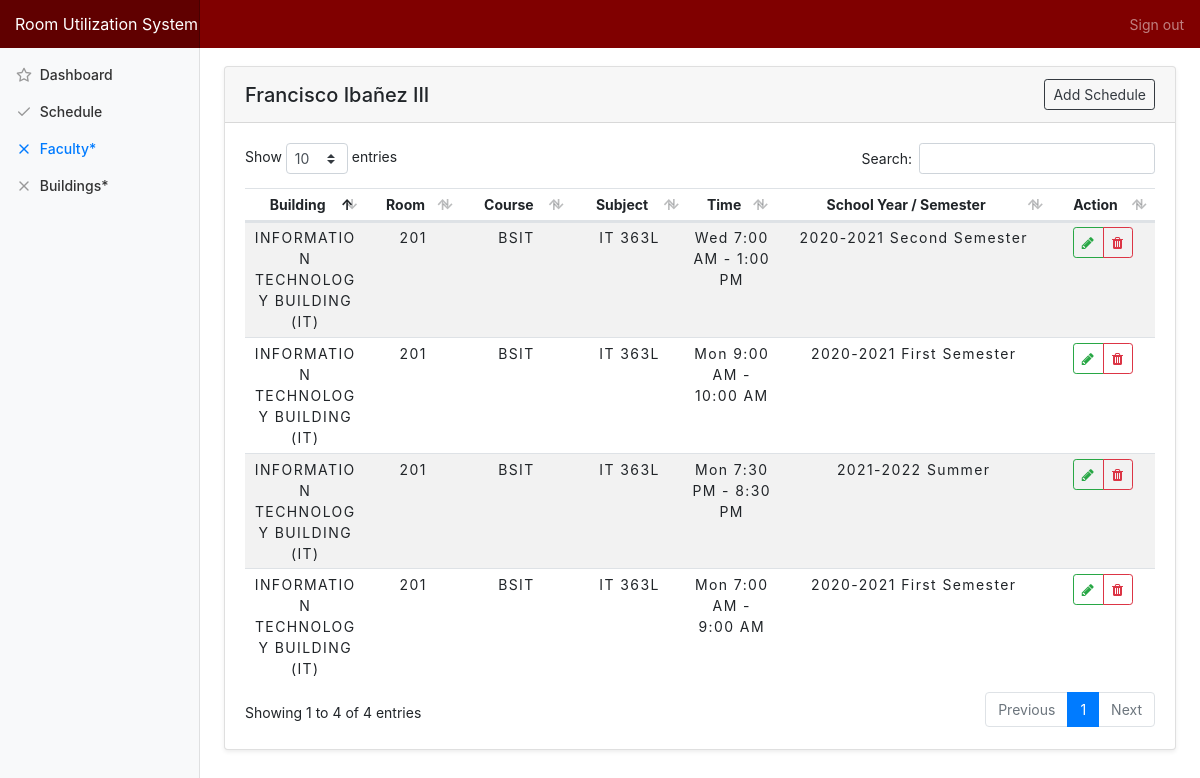
The page /head/faculty_schedule/1 on the database as committed earlier.
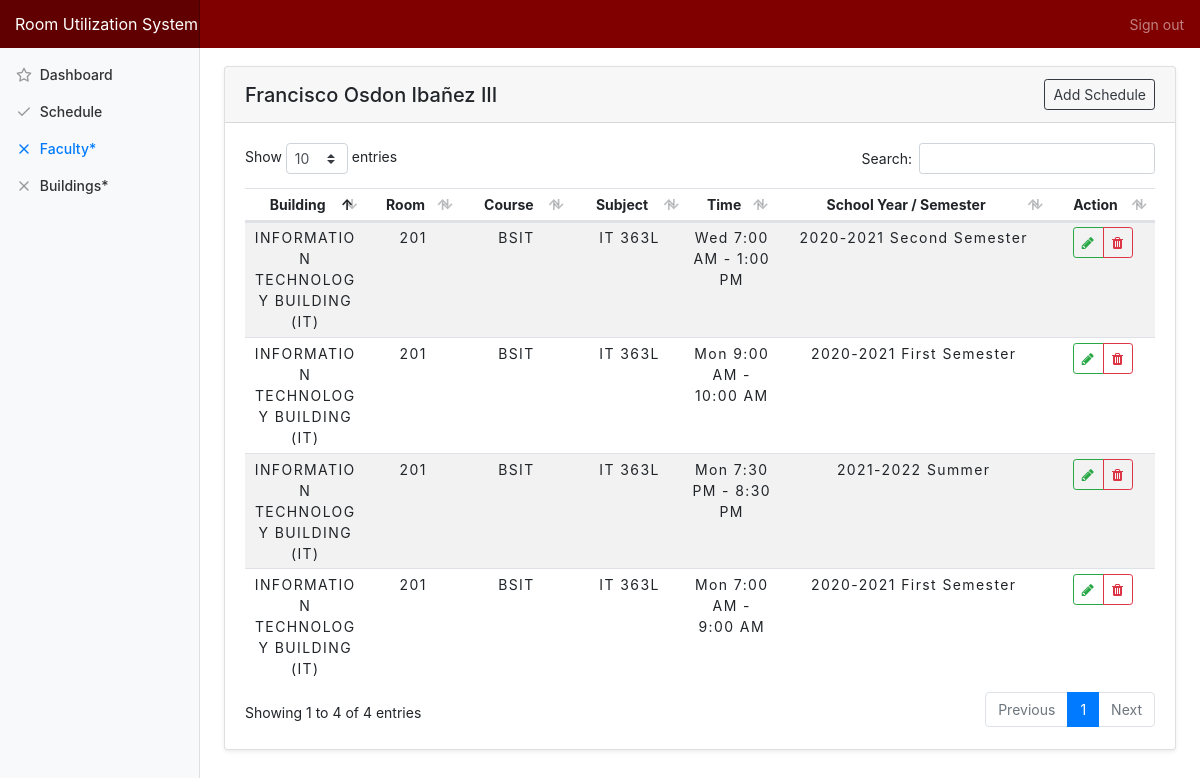
The same page on the database as committed later.
### tables this page shows
CREATE TABLE `tbl_faculty` (
  `faculty_id` int(10) NOT NULL,
  `identification` varchar(20) NOT NULL,
  `f_name` varchar(50) NOT NULL,
  `m_name` varchar(50) NOT NULL,
  `l_name` varchar(50) NOT NULL,
  `suffix_name` varchar(50) NOT NULL,
  `ext_name` varchar(50) NOT NULL,
  `contact_no` varchar(50) NOT NULL,
  `email` varchar(50) NOT NULL,
  `birth_date` varchar(50) NOT NULL,
  `address` varchar(50) NOT NULL,
  `image_src` varchar(255) NOT NULL DEFAULT 'avatar.png',
  `department_id` int(11) NOT NULL,
  `rank_id` int(11) NOT NULL,
  `designation_id` int(11) NOT NULL,
  `faculty_added` datetime NOT NULL DEFAULT current_timestamp(),
  `faculty_modified` datetime NOT NULL DEFAULT '0000-00-00 00:00:00' ON UPDATE current_timestamp()
);

### application/controllers/Head.php (called while the page is built, shortened)
<?php
class Head extends CI_Controller {
	public function faculty_schedule($id){
		$data = $this->getAllDetails();
		$data['title'] = "Faculties";
		$data['schedules'] = $this->main_model->getSchedulesByFacultyId($id);
		$data['faculties'] = $this->main_model->getFaculty($id);
		$this->load->view('templates/header', $data);
		$this->load->view('head/faculty_schedule');
		$this->load->view('templates/footer');
	}
	private function getAllDetails() {
		$data['sy'] = $this->main_model->getSchoolYear();
		$data['semesters'] = $this->main_model->getSemesters();
		$data['subjects'] = $this->main_model->getSubjects();
		$data['rooms'] = $this->main_model->getRooms();
		return $data;
	}
}

### index.php (called while the page is built, shortened)
<?php
require_once BASEPATH.'core/CodeIgniter.php';

### application/models/Main_model.php (called while the page is built, shortened)
<?php defined('BASEPATH') OR exit('No direct script access allowed');
Class Main_model extends CI_Model{
	public function getFaculty($id){
		return $this->db->join('tbl_department', 'tbl_department.department_id=tbl_faculty.department_id')
										->join('tbl_rank', 'tbl_rank.rank_id=tbl_faculty.rank_id')
										->join('tbl_designation', 'tbl_designation.designation_id=tbl_faculty.designation_id')
										->where('tbl_faculty.faculty_id', $id)
										->get('tbl_faculty')->result_array();
	}
	public function getSchedulesByFacultyId($id){
		return $this->db->join('tbl_room', 'tbl_room.room_id=tbl_schedule.room_id')
										->join('tbl_building', 'tbl_building.building_id=tbl_room.building_id')
										->join('tbl_subject', 'tbl_subject.subject_id=tbl_schedule.subject_id')
										->join('tbl_course', 'tbl_course.course_id=tbl_subject.course_id')
										->join('tbl_faculty', 'tbl_faculty.faculty_id=tbl_schedule.faculty_id')
										->join('tbl_semester', 'tbl_semester.semester_id=tbl_schedule.semester_id')
										->join('tbl_sy', 'tbl_sy.sy_id=tbl_schedule.sy_id')
										->get('tbl_schedule')->result_array();
	}
}

### application/views/head/faculty_schedule.php (the view, shortened to what this page needs)
<div class="container-fluid">
  <div class="row">
    <main role="main" class="col-md-9 ml-sm-auto col-lg-10 pt-4 px-4 mb-3">
      <div class="card shadow-sm">
			  <h5 class="card-header d-flex justify-content-between align-items-center">
          <?=$faculties[0]['f_name']." ".$faculties[0]['m_name']." ".$faculties[0]['l_name']." ".$faculties[0]['suffix_name']?>
          <a href="#" class="btn btn-outline-dark btn-sm" data-toggle="modal" data-target="#modal_schedule_add">Add Schedule</a>
        </h5>
			  <div class="card-body">
          <table class="table table-striped table-hover table-sm">
            <thead>
              <tr>
                <th>Building</th>
                <th>Room</th>
                <th>Course</th>
                <th>Subject</th>
                <th>Time</th>
                <th>School Year / Semester</th>
                <th>Action</th>
              </tr>
            </thead>
            <tbody>
              <?php foreach ($schedules as $row) {?>
              <tr>
                <td><?=$row['building_name']?></td>
                <td><?=$row['room_number']?></td>
                <td><?=$row['course_abbr']?></td>
                <td><?=$row['subject_code']?></td>
                <td><?=date('D', strtotime($row['day']))?> <?=date("g:i A", strtotime($row['time_start']))?> - <?=date("g:i A", strtotime($row['time_end']))?></td>
                <td><?=$row['school_year']?> <?=$row['semester_type']?></td>
                <td>
                  <div class="btn-group" role="group">
                    <a href="#" class="btn btn-sm btn-outline-success action-btn updateSchedule" id="<?=$row['schedule_id']?>//<?=$row['sy_id']?>//<?=$row['semester_id']?>//<?=$row['faculty_id']?>//<?=$row['subject_id']?>//<?=$row['room_id']?>//<?=$row['day']?>//<?=$row['time_start']?>//<?=$row['time_end']?>" data-toggle="modal" data-target="#modal_schedule_update" data-toggle="tooltip" data-placement="top" title="Update Schedule">
                      <span class="fa fa-pencil"></span>
                    </a>
                    <a href="#" id="<?=base_url('head/delete/schedule/'.$row['schedule_id'])?>" class="btn btn-sm btn-outline-danger action-btn delete" data-toggle="tooltip" data-placement="top" title="Delete Schedule">
                      <span class="fa fa-trash"></span>
                    </a>
                  </div>
                </td>
              </tr>
              <?php } ?>
            </tbody>
          </table>
			  </div>
			</div>
   </main>
  </div>
</div>

Rows that differ between the two databases and show on the page:
changed tbl_faculty "Francisco": m_name (not shown) → "Osdon"
